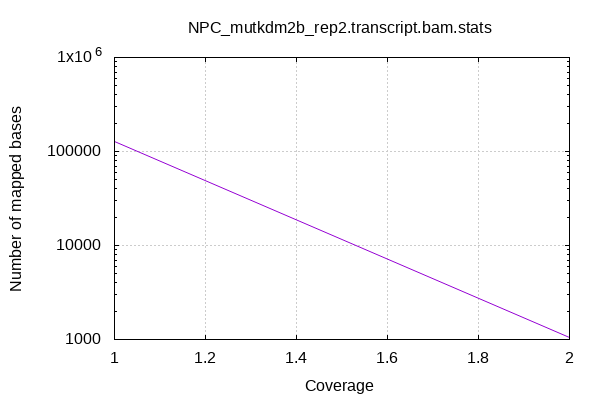

Recreate this plot in gnuplot.

            set terminal png size 600,400 truecolor
            set output "NPC_mutkdm2b_rep2.transcript_stats/coverage.png"
            set grid xtics ytics y2tics back lc rgb "#cccccc"
            set ylabel "Number of mapped bases"
            set xlabel "Coverage"
            set log y
            set style fill solid border -1
            set title "NPC_mutkdm2b_rep2.transcript.bam.stats" noenhanced
            set xrange [:2]
            plot '-' with lines notitle
        1	127750
2	1050
end
